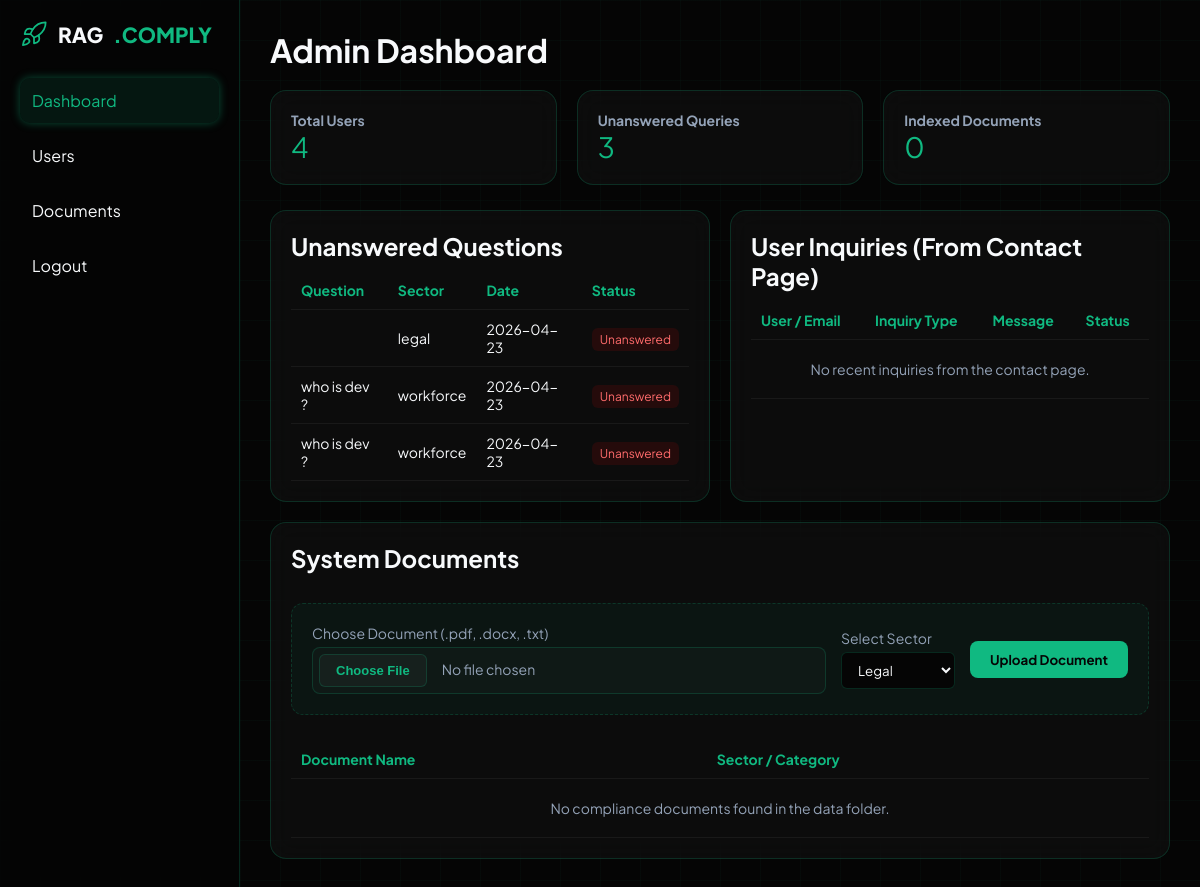
The page /admin (signed in) on the database its author committed.
### models.py (models this page shows)
class UnansweredQuestion(Base):
    __tablename__ = "unanswered_questions"
    id = Column(Integer, primary_key=True,index=True)
    question = Column(String(700))
    sector = Column(String(50))
    timestamp = Column(String)

### app.py (the view)
@admin_bp.route("/admin")
@login_required
def view_unanswered():
    if not session.get('is_admin'):
        flash('Unauthorized access. Admin privileges required.', 'error')
        return redirect(url_for('home'))
    db = SessionLocal()
    questions = (
        db.query(UnansweredQuestion)
        .order_by(UnansweredQuestion.timestamp.desc())
        .all()
    )
    inquiries = (
        db.query(ContactInquiry)
        .order_by(ContactInquiry.timestamp.desc())
        .limit(10) # Get the 10 most recent inquiries
        .all()
    )
    db.close()
    local_docs = get_local_documents("data")
    return render_template("admin.html", questions=questions, documents=local_docs, inquiries=inquiries)

### app.py (called while the page is built, shortened)
def login_required(f):
    @wraps(f)
    def decorated_function(*args, **kwargs):
        if 'user_id' not in session:
            flash('Please log in to access this page.', 'warning')
            return redirect(url_for('login',next=request.url))
        return f(*args, **kwargs)
    return decorated_function

def get_local_documents(base_dir="data"):
    documents = []
    sectors = ["legal", "workforce"]
    for sector in sectors:
        folder_path = os.path.join(base_dir, sector)
    return documents

### templates/admin.html (shortened to what this page needs)
<!DOCTYPE html>
<html lang="en">
<head>
</head>
<body>
<div class="container">
<aside class="sidebar">
<div class="branding">
    RAG<span class="highlight">.COMPLY</span>
</div>
<ul>
<li class="active">Dashboard</li>
<li>Users</li>
<li>Documents</li>
<li><a href="/logout" style="color: inherit; text-decoration: none;">Logout</a></li>
</ul>
</aside>
<main class="main">
    <h1>Admin Dashboard</h1>
<div class="cards">
    <div class="card">
        <h3>Total Users</h3>
        <p class="big" id="users">4</p>
    </div>
    <div class="card">
        <h3>Unanswered Queries</h3>
        <p class="big">{{ questions|length }}</p>
    </div>
    <div class="card">
        <h3>Indexed Documents</h3>
        <p class="big">{{ documents|length }}</p>
    </div>
</div>
<div class="grid">
    <div class="box">
        <h2>Unanswered Questions</h2>
        <table>
            <tr>
                <th>Question</th>
                <th>Sector</th>
                <th>Date</th>
                <th>Status</th>
            </tr>
            {% for q in questions %}
            <tr>
                <td>{{ q.question }}</td>
                <td>{{ q.sector }}</td>
                <td>{{ q.timestamp[:10] }}</td> <td><span class="status unanswered">Unanswered</span></td>
            </tr>
            {% else %}
            <tr>
                <td colspan="4" style="text-align: center; color: var(--text-muted); padding: 20px;">
                    All queries have been successfully answered! 🎉
                </td>
            </tr>
            {% endfor %}
        </table>
    </div>
    <div class="box">
        <h2>User Inquiries (From Contact Page)</h2>
        <table>
            <tr>
                <th>User / Email</th>
                <th>Inquiry Type</th>
                <th>Message</th>
                <th>Status</th>
            </tr>
            {% for inquiry in inquiries %}
            <tr>
                <td>
                    <strong>{{ inquiry.fullname }}</strong><br>
                    <span style="font-size: 0.75rem; color: var(--text-muted);">{{ inquiry.email }}</span>
                </td>
                <td>{{ inquiry.inquiry_type }}</td>
                <td style="max-width: 150px; white-space: nowrap; overflow: hidden; text-overflow: ellipsis;" title="{{ inquiry.message }}">
                    {{ inquiry.message }}
                </td>
                <td>
                    {% if inquiry.status == 'Pending' %}
                        <span class="status unanswered">{{ inquiry.status }}</span>
                    {% else %}
                        <span class="status answered">{{ inquiry.status }}</span>
                    {% endif %}
                </td>
            </tr>
            {% else %}
            <tr>
                <td colspan="4" style="text-align: center; color: var(--text-muted); padding: 20px;">
                    No recent inquiries from the contact page.
                </td>
            </tr>
            {% endfor %}
        </table>
    </div>
</div>
<div class="box full">
    <div style="display: flex; justify-content: space-between; align-items: center; margin-bottom: 20px;">
        <h2>System Documents</h2>
    </div>
    <form action="{{ url_for('admin.upload_file') }}" method="POST" enctype="multipart/form-data" class="upload-form">
        <div style="display: flex; flex-direction: column; gap: 5px; flex: 1;">
            <label for="file">Choose Document (.pdf, .docx, .txt)</label>
            <input type="file" name="file" id="file" required accept=".pdf,.docx,.txt">
        </div>
        <div style="display: flex; flex-direction: column; gap: 5px;">
            <label for="sector">Select Sector</label>
            <select name="sector" id="sector">
                <option value="legal">Legal</option>
            </select>
        </div>
        <button type="submit" class="btn-upload">Upload Document</button>
    </form>
    <table>
        <tr>
            <th>Document Name</th>
            <th>Sector / Category</th>
        </tr>
        {% for doc in documents %}
        <tr>
            <td>{{ doc.name }}</td>
            <td>
                <span style="color: var(--primary-neon); background: rgba(16,185,129,0.1); padding: 4px 8px; border-radius: 4px; font-size: 0.8rem; font-weight: bold; letter-spacing: 1px;">
                    {{ doc.sector }}
                </span>
            </td>
        </tr>
        {% else %}
        <tr>
            <td colspan="2" style="text-align: center; color: var(--text-muted); padding: 20px;">
                No compliance documents found in the data folder.
            </td>
        </tr>
        {% endfor %}
    </table>
</div>
</main>
</div>
</body>
</html>

### templates/admin.html (style rules this page uses)
:root { --bg-dark: #050505; --primary-neon: #10b981; --accent-glow: rgba(16,185,129,0.4); --glass: rgba(255,255,255,0.03); --glass-border: rgba(16,185,129,0.2); --text-main: #f8fafc; --text-muted: #94a3b8; }
* { margin:0; padding:0; box-sizing:border-box; font-family:'Plus Jakarta Sans', sans-serif; }
body { background-color: var(--bg-dark); color: var(--text-main); background-image: linear-gradient(rgba(16,185,129,0.03) 1px, transparent 1px), linear-gradient(90deg, rgba(16,185,129,0.03) 1px, transparent 1px); background-size:40px 40px; }
.container { display:flex; }
.sidebar { width:240px; height:100vh; background: rgba(5,5,5,0.85); backdrop-filter: blur(20px); border-right:1px solid var(--glass-border); padding:20px; }
.branding { display:flex; align-items:center; gap:10px; font-weight:800; font-size:1.3rem; margin-bottom:30px; }
.logo-icon { width:28px; height:28px; stroke: var(--primary-neon); transition:0.3s; }
.highlight { color: var(--primary-neon); }
.sidebar ul { list-style:none; }
.sidebar li { padding:12px; border-radius:10px; margin:10px 0; cursor:pointer; transition:0.3s; }
.sidebar li:hover, .sidebar .active { background:rgba(16,185,129,0.1); color:var(--primary-neon); box-shadow:0 0 10px var(--accent-glow); }
.main { flex:1; padding:30px; height: 100vh; overflow-y: auto; }
.main h1 { font-size:2rem; margin-bottom:20px; }
.cards { display:grid; grid-template-columns:repeat(3,1fr); gap:20px; }
.card { background: var(--glass); border:1px solid var(--glass-border); backdrop-filter: blur(12px); padding:20px; border-radius:16px; transition:0.3s; }
.card h3 { font-size:14px; color:var(--text-muted); }
.big { font-size:28px; color:var(--primary-neon); }
.grid { display:grid; grid-template-columns:1fr 1fr; gap:20px; margin-top:25px; }
.box { background: var(--glass); border:1px solid var(--glass-border); backdrop-filter: blur(12px); padding:20px; border-radius:16px; }
.box h2 { margin-bottom:10px; }
table { width:100%; border-collapse:collapse; }
th, td { padding:10px; font-size:14px; text-align: left; }
th { color:var(--primary-neon); }
tr { border-bottom:1px solid rgba(255,255,255,0.05); }
.status { padding:4px 8px; border-radius:6px; font-size:12px; }
.unanswered { background: rgba(255,0,0,0.1); color:#ff6c6c; }
.full { margin-top:20px; }
.upload-form { display: flex; gap: 15px; align-items: center; margin-bottom: 25px; padding: 20px; background: rgba(16, 185, 129, 0.05); border: 1px dashed var(--glass-border); border-radius: 12px; }
.upload-form label { font-size: 14px; color: var(--text-muted); }
.upload-form input[type="file"] { flex: 1; padding: 6px; border: 1px solid var(--glass-border); border-radius: 8px; background: rgba(255,255,255,0.02); color: var(--text-muted); font-size: 14px; transition: 0.3s; }
.upload-form select { padding: 8px 12px; border: 1px solid var(--glass-border); border-radius: 6px; background: var(--bg-dark); color: var(--text-main); cursor: pointer; }
.btn-upload { background: var(--primary-neon); color: var(--bg-dark); padding: 10px 20px; border: none; border-radius: 8px; font-weight: 700; cursor: pointer; transition: 0.3s; }

### rows shown on the page
UnansweredQuestion: sector "legal", timestamp "2026-04-23"
UnansweredQuestion: question "who is dev ?", sector "workforce", timestamp "2026-04-23"
UnansweredQuestion: question "who is dev ?", sector "workforce", timestamp "2026-04-23"

### other values the page prints
{{ questions|length }} "3"
{{ documents|length }} "0"
